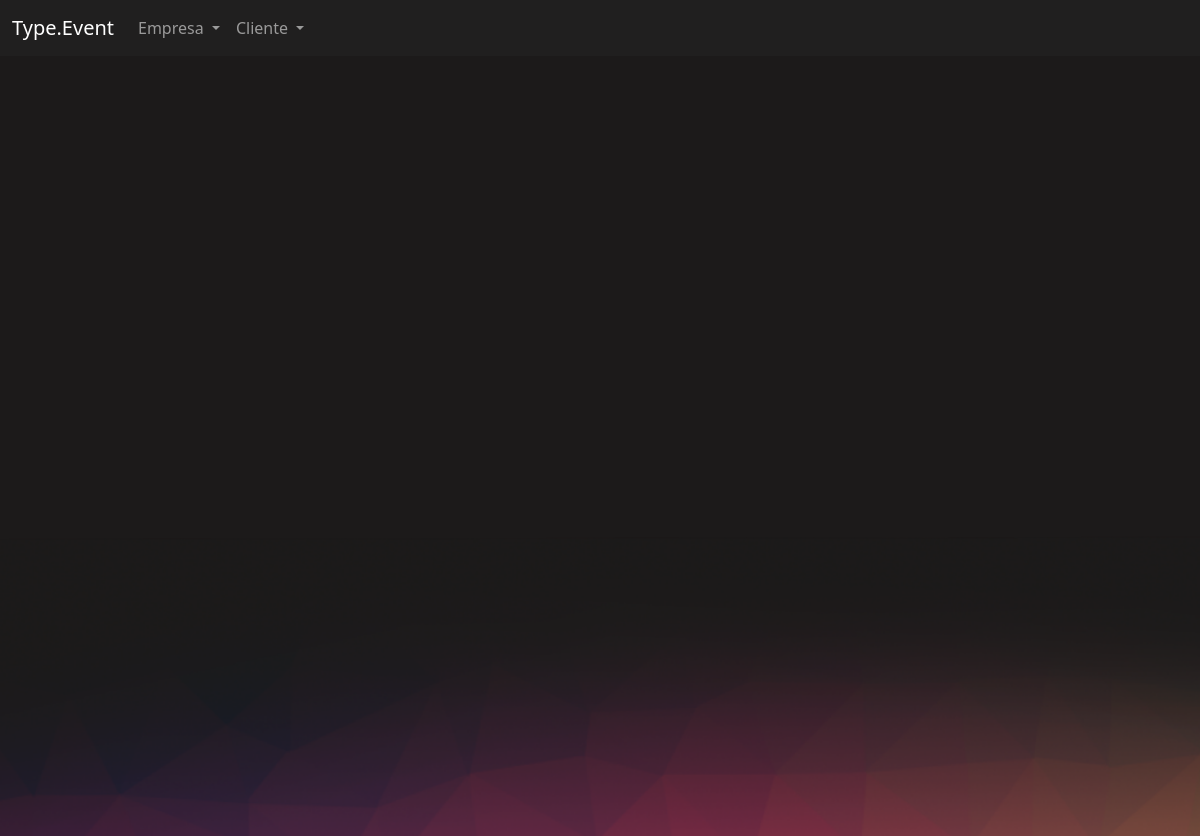
The page /cliente/meus_certificados/ (signed in) on the database as committed earlier.
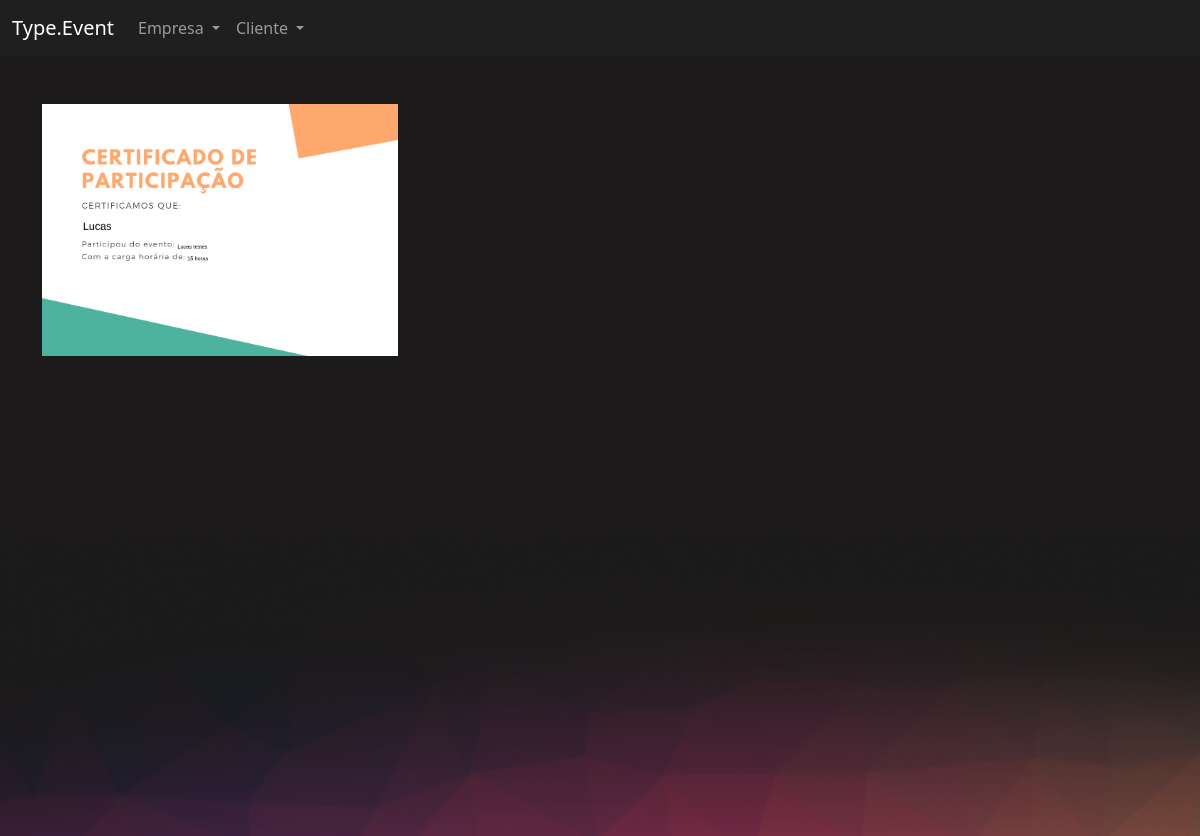
The same page on the database as committed later.
### eventos/models.py (models this page shows)
class Certificados(models.Model):
    certificado = models.ImageField(upload_to='certificados')
    participante = models.ForeignKey(User, on_delete=models.DO_NOTHING)
    evento = models.ForeignKey(Evento, on_delete=models.DO_NOTHING)

### cliente/views.py (the view)
# urls.py: path('meus_certificados/', views.meus_certificados, name='meus_certificados')
def meus_certificados(request):
    certificados = Certificados.objects.filter(participante=request.user)
    return render(request, 'meus_certificados.html', {'certificados':certificados})

### cliente/templates/meus_certificados.html
{% extends "bases/base_evento.html" %}
{% load static %}
{% block 'conteudo' %}
<div class="container">
    <br>
    <br>
    <div class="row">
        {% for certificado in certificados %}
            <div class="col-md-4">
                <img src="{{certificado.certificado.url}}" width="100%">
            </div>
        {% endfor %}
    </div>
</div>
{% endblock %}

### templates/bases/base_evento.html (shortened to what this page needs)
{% extends 'bases/base.html' %}
{% load static %}
{% block 'head' %}
    <link href="{% static 'evento/css/evento.css' %}" rel="stylesheet">
    <link href="{% static 'usuarios/css/usuarios.css' %}" rel="stylesheet">
{% endblock %}
{% block 'body' %}
    <nav class="navbar navbar-expand-lg bg-body-tertiary navbar-color" data-bs-theme="dark">
        <div class="container-fluid">
            <a class="navbar-brand" href="#">Type.Event</a>
            <div class="collapse navbar-collapse" id="navbarNavDropdown">
            <ul class="navbar-nav">
                <li class="nav-item dropdown">
                    <a class="nav-link dropdown-toggle" href="#" role="button" data-bs-toggle="dropdown" aria-expanded="false">
                        Empresa
                    </a>
                </li>
                <li class="nav-item dropdown">
                    <a class="nav-link dropdown-toggle" href="#" role="button" data-bs-toggle="dropdown" aria-expanded="false">
                        Cliente
                    </a>
                </li>
            </ul>
            </div>
        </div>
    </nav>
    <div style="min-height: 60vh">
        {% block 'conteudo' %}
        {% endblock %}
    </div>
    <div class="fundo-pagina">
    </div>
{% endblock %}

### templates/bases/base.html (shortened to what this page needs)
{% load static %}
<!doctype html>
<html lang="en">
  <head>
    <link href="https://cdn.jsdelivr.net/npm/bootstrap@5.3.0-alpha1/dist/css/bootstrap.min.css" rel="stylesheet">
    <link href="{% static 'geral/css/base.css' %}" rel="stylesheet">
    {% block 'head' %}{% endblock %}
  </head>
  <body>
    {% block 'body' %}{% endblock %}
  </body>
</html>

### templates/static/geral/css/base.css (style rules this page uses)
body { color: white !important; }
:root { --main-color: #201F1F; --dark-color: #1C1A1A; --contrast-color: #BE375F; --differential-color: #ED8554; }

### templates/static/evento/css/evento.css (style rules this page uses)
.navbar-color { background-color: #201F1F !important; }
body { background-color: #1C1A1A; }
.fundo-pagina { background-image: url('/static/evento/img/fundo_pagina.png'); height: 300px; background-size: cover; }

Rows that differ between the two databases and show on the page:
added Certificados: certificado (picture)
